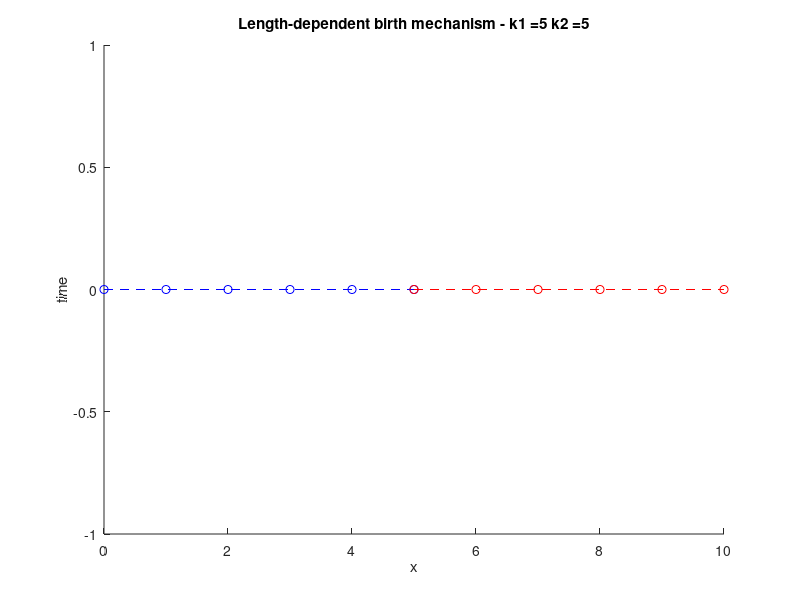

Recreate this plot in MATLAB. (Note: this script raises an error after producing the figure.)
'Start'
x0 = 0; L = 10; N = 10; %N is number of cells.  
border = round(N/2)+1; %Border is an index.
xvec = linspace(x0,L,N+1); %Cells spaced evenly.
kvec = zeros(1,N);
avec = zeros(1,N);
k1 = 5; k2 = 5;
a0 = L/N;
kvec(1:border-1) = k1;
kvec(border:N) = k2;
avec(:) = a0;
dead = zeros(1,N); %Vector to identify wether a cell is dead or not (1,0).

multiple_cell = 1;

b = 0.7;
d = 0.005;

eta = 1; 
n=2; % Number of sims. 
dt = 1e-2; % Time step.
length_tol = a0/10; % Length at which cells are removed.
lt = 1.2;
birth_length_tol = lt*a0;

figure(1)
clf;

k_death = 10; % Factor increase of spring constant for dead cell.

hold on
Ys = zeros(length(xvec(1:border)),1);
plot(xvec(1:border),Ys,'b--o')
title(strcat("Length-dependent birth mechanism - k1 = ",num2str(k1)," k2 = ",num2str(k2)))
xlabel("x")
ylabel("time")
xlim([x0 L])
%Replot second population of cells
Yd = zeros(length(xvec(border:N+1)),1);
plot(xvec(border:N+1),Yd,'r--o')
xlim([x0 L])
drawnow

%%
for j=1:n
    x_old = xvec;
    xvec_new = hookfun2(x_old,kvec,avec,dt,eta);
    xvec_new = border_test(xvec_new);
    [xvec_new,kvec,avec,dead,~,border] = length_test(xvec_new,kvec,avec,dead,length_tol,border);
    xvec=xvec_new;

    [xvec,kvec,avec,dead,N,border] = stochastic_birth(xvec,birth_length_tol,b,kvec,avec,dead,multiple_cell,border);
    %[N,kvec,avec,dead] = stochastic_death(N,d,kvec,avec,dead,k_death);
    
    hold on
    Ys = zeros(length(xvec(1:border)),1)+j*dt;
    plot(xvec(1:border),Ys,'b--o')
    title(strcat("Length-dependent birth mechanism - k1 = ",num2str(1)," k2 = ",num2str(1)))
    xlabel("x")
    ylabel("time")
    xlim([x0 L])
    %Replot second population of cells
    Yd = zeros(length(xvec(border:N+1)),1)+j*dt;
    plot(xvec(border:N+1),Yd,'r--o')
    xlim([x0 L])
    drawnow
end
